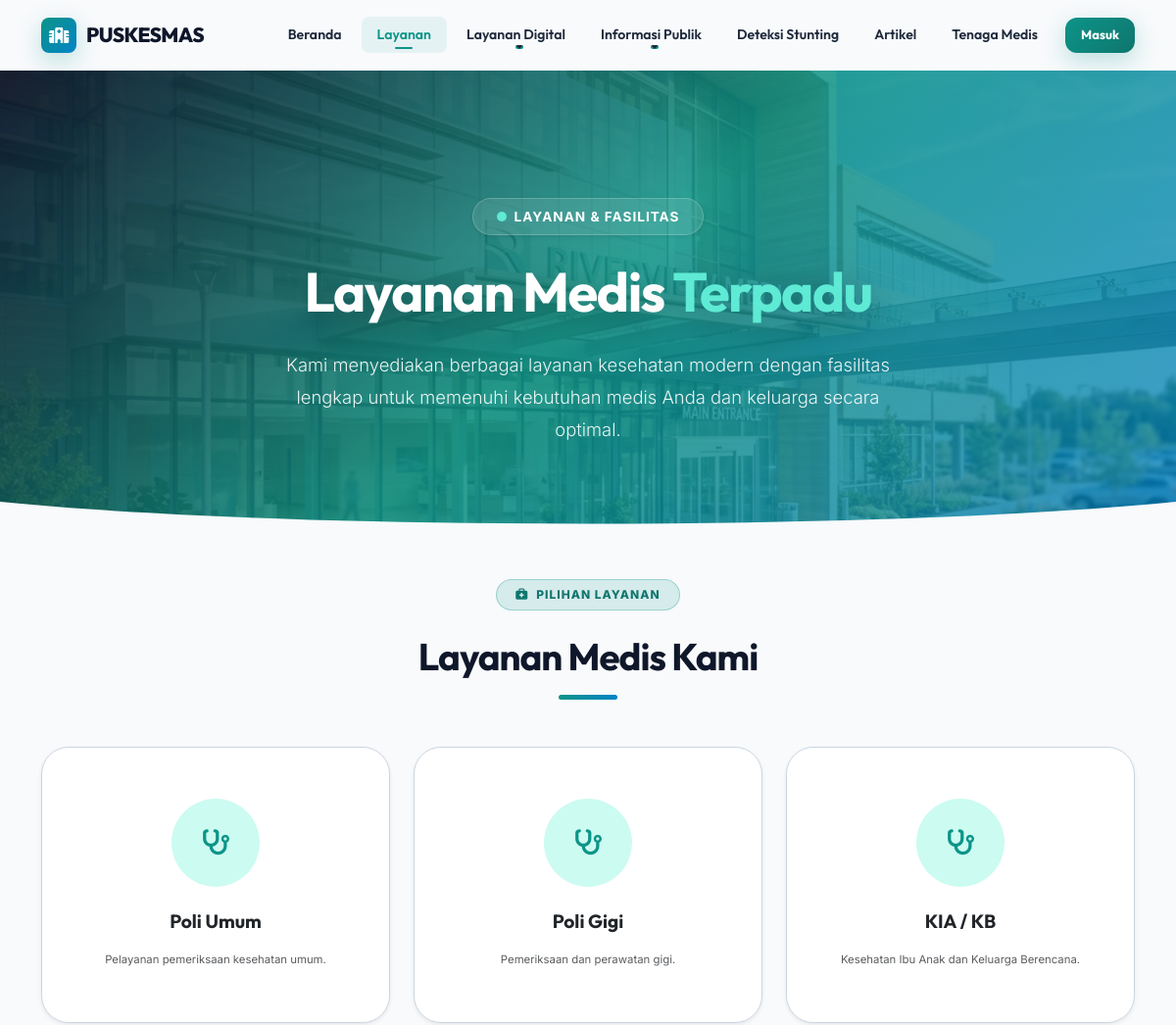
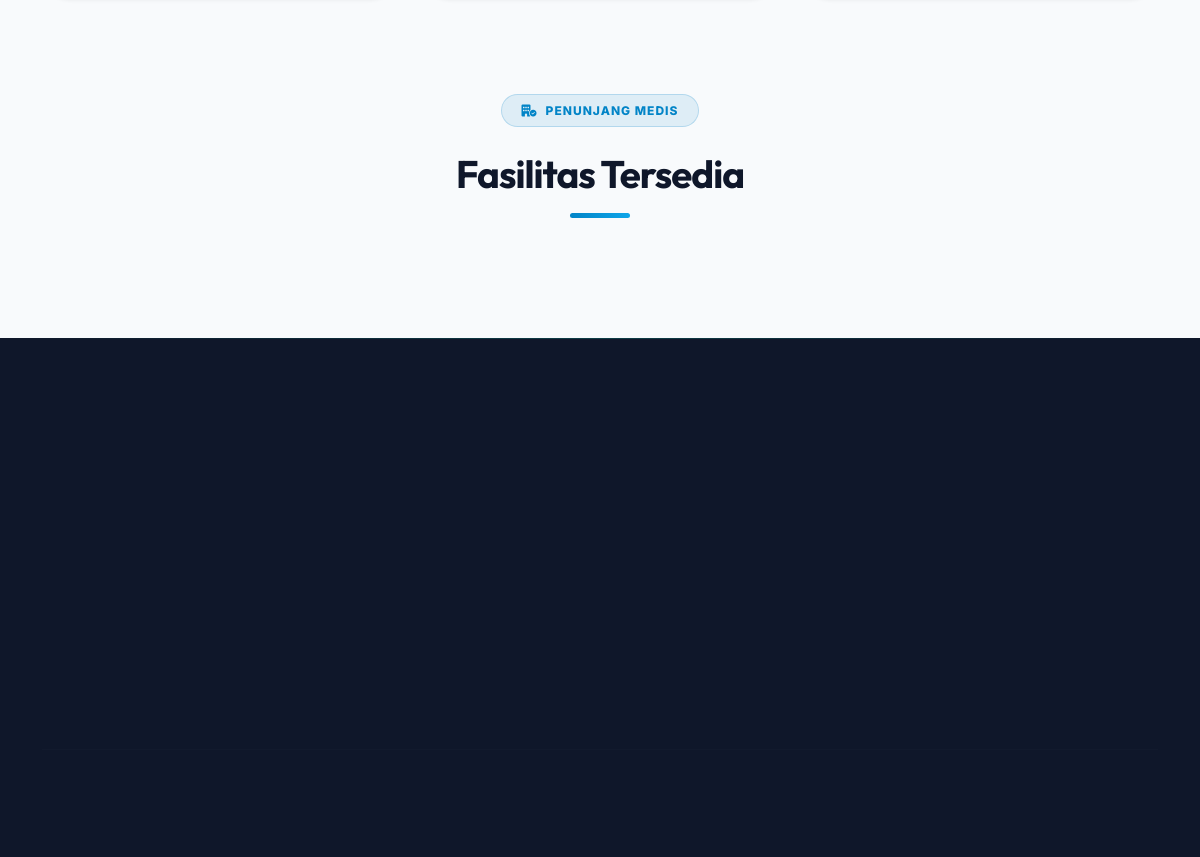
The page /index.php/layanan on the database its author committed (2 pictures, top to bottom).
### tables this page shows
CREATE TABLE `layanan` (
  `id` int(11) NOT NULL AUTO_INCREMENT,
  `nama_layanan` varchar(100) NOT NULL,
  `deskripsi` text,
  `icon` varchar(50) DEFAULT 'fas fa-stethoscope',
  PRIMARY KEY (`id`)
);

### application/controllers/Layanan.php (called while the page is built, shortened)
<?php
class Layanan extends CI_Controller {
    public function __construct() {
        $this->load->model('Layanan_model');
        $this->load->model('Fasilitas_model');
        $this->load->model('Profil_model');
    }
    public function index() {
        $data['title'] = 'Layanan & Fasilitas - Puskesmas';
        $data['profil'] = $this->Profil_model->get_profil();
        $data['layanan'] = $this->Layanan_model->get_all();
        $data['fasilitas'] = $this->Fasilitas_model->get_all();
        $this->load->view('templates/header', $data);
        $this->load->view('layanan/index', $data);
        $this->load->view('templates/footer');
    }
}

### index.php (called while the page is built, shortened)
<?php
require_once BASEPATH.'core/CodeIgniter.php';

### application/models/Layanan_model.php (called while the page is built, shortened)
<?php
class Layanan_model extends CI_Model {
    public function get_all() {
        return $this->db->get('layanan')->result_array();
    }
}

### application/views/layanan/index.php (the view, shortened to what this page needs)
<div class="container mb-5 pb-5" style="margin-top:40px;position:relative;z-index:3;">
    <div class="text-center mb-5">
        <div class="section-label mx-auto" style="display:inline-flex;"><i class="fas fa-briefcase-medical"></i> Pilihan Layanan</div>
        <h2 class="fw-bold mt-2" style="font-family:'Outfit',sans-serif;font-size:2.4rem; letter-spacing:-1px;">Layanan Medis Kami</h2>
        <div class="section-divider"></div>
    </div>
    <div class="row g-4 mb-5 stagger-parent">
        <?php foreach($layanan as $index => $l) : ?>
        <div class="col-md-4 reveal reveal-zoom" style="--delay:<?= $index; ?>;">
            <div class="card h-100 text-center p-5 border-0 shadow-sm" style="border-radius:28px !important;">
                <div class="card-body p-1">
                    <div class="layanan-icon-wrap mx-auto mb-4">
                    </div>
                    <h5 class="card-title fw-bold mb-3" style="font-family:'Outfit',sans-serif; font-size:1.2rem;"><?= $l['nama_layanan']; ?></h5>
                    <p class="card-text text-muted small lh-lg mb-0"><?= $l['deskripsi']; ?></p>
                </div>
            </div>
        </div>
        <?php endforeach; ?>
    </div>
    <div class="text-center my-5 pt-5">
        <div class="section-label mx-auto" style="display:inline-flex;background:rgba(2,132,199,.1);color:#0284c7;border-color:rgba(2,132,199,.2);">
            <i class="fas fa-building-circle-check"></i> Penunjang Medis
        </div>
        <h2 class="fw-bold mt-2" style="font-family:'Outfit',sans-serif;font-size:2.4rem; letter-spacing:-1px;">Fasilitas Tersedia</h2>
        <div class="section-divider" style="background:linear-gradient(90deg,#0284c7,#0ea5e9);"></div>
    </div>
</div>

### application/views/templates/header.php (shortened to what this page needs)
<!DOCTYPE html>
<html lang="id">
<head>
    <link href="https://cdn.jsdelivr.net/npm/bootstrap@5.3.2/dist/css/bootstrap.min.css" rel="stylesheet">
    <link rel="stylesheet" href="https://cdnjs.cloudflare.com/ajax/libs/font-awesome/6.5.0/css/all.min.css">
</head>
<body>
<nav class="navbar navbar-expand-lg sticky-top" id="mainNavbar">
    <div class="container">
        <a class="navbar-brand" href="<?= base_url(); ?>">
            <div class="brand-icon">
                <i class="fas fa-hospital-alt"></i>
            </div>
            <span>PUSKESMAS</span>
        </a>
        <div class="collapse navbar-collapse d-none d-lg-flex justify-content-end ms-4">
            <ul class="navbar-nav align-items-center gap-1">
                <li class="nav-item">
                    <a class="nav-link <?= ($this->uri->segment(1) == '' || $this->uri->segment(1) == 'home') ? 'active' : ''; ?>" href="<?= base_url(); ?>">Beranda</a>
                </li>
                <li class="nav-item">
                    <a class="nav-link <?= ($this->uri->segment(1) == 'layanan') ? 'active' : ''; ?>" href="<?= base_url('layanan'); ?>">Layanan</a>
                </li>
                <li class="nav-item dropdown">
                    <a class="nav-link dropdown-toggle <?= in_array($this->uri->segment(1), ['layananonline','uhc','reaktivasi']) && !in_array($this->uri->segment(2), ['riwayat','detail']) ? 'active' : ''; ?>" href="#" role="button" data-bs-toggle="dropdown" aria-expanded="false">
                        Layanan Digital
                    </a>
                </li>
                <li class="nav-item dropdown">
                    <a class="nav-link dropdown-toggle <?= in_array($this->uri->segment(1), ['alurpelayanan','tarif','pengaduan']) ? 'active' : ''; ?>" href="#" role="button" data-bs-toggle="dropdown" aria-expanded="false">
                        Informasi Publik
                    </a>
                </li>
                <li class="nav-item">
                    <a class="nav-link <?= ($this->uri->segment(1) == 'deteksi') ? 'active' : ''; ?>" href="<?= base_url('deteksi/stunting'); ?>">Deteksi Stunting</a>
                </li>
                <li class="nav-item">
                    <a class="nav-link <?= ($this->uri->segment(1) == 'artikel') ? 'active' : ''; ?>" href="<?= base_url('artikel'); ?>">Artikel</a>
                </li>
                <li class="nav-item">
                    <a class="nav-link <?= ($this->uri->segment(1) == 'tenaga') ? 'active' : ''; ?>" href="<?= base_url('tenaga'); ?>">Tenaga Medis</a>
                </li>
                <?php if($this->session->userdata('admin_logged_in')): ?>
                <li class="nav-item dropdown ms-2">
                    <a class="nav-link dropdown-toggle" href="#" role="button" data-bs-toggle="dropdown" style="background:rgba(13,148,136,.12);border-radius:12px;font-weight:600;color:var(--primary)!important;">
                        Admin (<?= $this->session->userdata('nama_lengkap') ?: 'Admin'; ?>)
                    </a>
                    <ul class="dropdown-menu dropdown-menu-end border-0 shadow-lg" style="border-radius:14px; padding:.4rem; font-size:var(--fs-body);">
                        <li><a class="dropdown-item rounded-3 py-2 px-3" href="<?= base_url('dashboard'); ?>">Dashboard Admin</a></li>
                        <li><a class="dropdown-item rounded-3 py-2 px-3" href="<?= base_url('adminuser'); ?>">Data Pengguna</a></li>
                        <li><hr class="dropdown-divider my-1"></li>
                        <li><a class="dropdown-item rounded-3 py-2 px-3 text-danger" href="<?= base_url('auth/logout'); ?>">Logout</a></li>
                    </ul>
                </li>
                <?php else: ?>
                <li class="nav-item ms-2">
                    <a class="btn btn-premium px-3 py-2" href="<?= base_url('auth/login'); ?>" style="font-size:var(--fs-body);">
                        Masuk
                    </a>
                </li>
                <?php endif; ?>
            </ul>
        </div>
    </div>
</nav>
<div class="toast-container position-fixed top-0 end-0 p-3" style="z-index: 9999;" id="globalToastContainer">
</div>
<?php
$page = $this->uri->segment(1);
$hero_label = '';
$hero_title = '';
$hero_desc  = '';
if ($page == 'home') {
    $hero_label = 'Pelayanan Kesehatan Terakreditasi Paripurna';
    $hero_title = isset($profil['nama_puskesmas']) ? $profil['nama_puskesmas'] : 'Puskesmas';
    $hero_desc  = 'Menghadirkan standar pelayanan medis modern dengan sentuhan empati dan teknologi digital untuk kesehatan Anda dan keluarga.';
} elseif ($page == 'layanan') {
    $hero_label = 'Layanan & Fasilitas';
    $hero_title = 'Layanan Medis <span style="color:#5eead4;"> Terpadu </span>';
    $hero_desc  = 'Kami menyediakan berbagai layanan kesehatan modern dengan fasilitas lengkap untuk memenuhi kebutuhan medis Anda dan keluarga secara optimal.';
} elseif ($page == 'alurpelayanan' && $this->uri->segment(2) == 'poli') {
    $hero_label = 'Standar Pelayanan Klinis';
    $hero_title = 'Alur Pelayanan <span style="color:#5eead4;">Ruang Poli Medis</span>';
    $hero_desc  = 'Panduan alur, sasaran, dan tindakan medis terpadu pada setiap ruang poli di Puskesmas.';
} elseif ($page == 'alurpelayanan') {
    $hero_label = 'Standar Pelayanan Publik';
    $hero_title = 'Alur Pendaftaran &amp; <span style="color:#5eead4;">Pelayanan Pasien</span>';
    $hero_desc  = 'Panduan resmi tahapan alur pendaftaran pasien dan alur berobat terpadu di Puskesmas.';
} elseif ($page == 'tarif') {
    $hero_label = 'Transparansi Tarif';
    $hero_title = 'Biaya &amp; <span style="color:#5eead4;">Tarif Layanan</span>';
    $hero_desc  = 'Informasi resmi tarif retribusi pelayanan kesehatan Puskesmas. Gratis untuk seluruh peserta aktif BPJS Kesehatan / KIS / UHC.';
} elseif ($page == 'pengaduan') {
    $hero_label = 'Layanan Aspirasi &amp; Pengaduan';
    $hero_title = 'Alur <span style="color:#5eead4;">Pengaduan</span> Masyarakat';
    $hero_desc  = 'Kanal resmi penyampaian saran, aspirasi, dan pengaduan secara online maupun offline untuk perbaikan mutu pelayanan.';
} elseif ($page == 'tenaga') {
    $hero_label = 'Tim Profesional Medis';
    $hero_title = 'Dedikasi Untuk <span style="color:#5eead4;">Kesehatan</span> Anda';
    $hero_desc  = 'Berkenalan dengan tim medis kami yang berpengalaman, bersertifikasi, dan siap memberikan pelayanan kesehatan terbaik dengan sepenuh hati.';
} elseif ($page == 'deteksi') {
    $hero_label = 'Program Prioritas Kesehatan';
    $hero_title = 'Deteksi Dini <span style="color:#5eead4;">Stunting</span>';
    $hero_desc  = 'Gunakan kalkulator pintar kami berbasis standar WHO untuk memantau status gizi dan pertumbuhan anak Anda sejak dini.';
} elseif ($page == 'layananonline' && !$this->uri->segment(2)) {
    $hero_label = 'Digital Healthcare';
    $hero_title = 'Akses Layanan <span style="color:#5eead4;">Dari Rumah</span>';
    $hero_desc  = 'Konsultasikan keluhan kesehatan Anda dan atur pengingat kontrol rutin secara online dengan mudah, cepat, dan aman.';
} elseif ($page == 'layananonline' && $this->uri->segment(2)) {
    $hero_label = 'Digital Healthcare';
    $hero_title = isset($title) ? explode(' -', $title)[0] : 'Layanan Online';
    $hero_desc  = 'Kemudahan akses kesehatan masyarakat dalam satu genggaman.';
} elseif ($page == 'uhc') {
    $hero_label = 'Layanan Digital';
    $hero_title = 'Usulan <span style="color:#5eead4;">UHC</span>';
    $hero_desc  = 'Ajukan permohonan Universal Health Coverage secara online untuk mendapatkan jaminan kesehatan.';
} elseif ($page == 'reaktivasi') {
    $hero_label = 'Layanan Digital';
    $hero_title = 'Reaktivasi <span style="color:#5eead4;">Dinas Sosial</span>';
    $hero_desc  = 'Ajukan reaktivasi layanan Dinas Sosial secara online dengan mudah dan cepat.';
} else {
    $hero_label = 'Puskesmas';
    $hero_title = isset($title) ? explode(' -', $title)[0] : 'Halaman';
    $hero_desc  = '';
}
?>
<?php if(!in_array($page, ['auth', 'admin'])): ?>
<div class="position-relative text-center text-white hero-page-section" style="overflow:hidden; background: url('<?= base_url('assets/img/hero-bg.png'); ?>') center/cover no-repeat;">
    <div class="position-absolute top-0 start-0 w-100 h-100" style="background: linear-gradient(135deg, rgba(15,23,42,0.95) 0%, rgba(13,148,136,0.85) 50%, rgba(2,132,199,0.75) 100%); z-index: 0;"></div>
    <div class="container hero-content reveal reveal-zoom position-relative" style="z-index: 2;">
        <?php if($hero_label): ?>
        <div class="d-inline-flex align-items-center gap-2 px-4 py-2 rounded-pill mb-4 shadow-sm" style="background:rgba(255,255,255,.1); border:1px solid rgba(255,255,255,.2); backdrop-filter:blur(12px);">
            <span class="status-dot-inner" style="background:#5eead4; width:10px; height:10px; border-radius:50%; display:inline-block; animation: pulse-glow 2s infinite;"></span>
            <span style="font-weight:700; font-size:.85rem; letter-spacing:1px; text-transform:uppercase;"><?= $hero_label; ?></span>
        </div>
        <?php endif; ?>
        <h1 class="display-4 fw-bold text-white mb-4" style="font-family:'Outfit',sans-serif; letter-spacing:-1.5px; text-shadow:0 10px 40px rgba(0,0,0,0.4);">
            <?= $hero_title; ?>
        </h1>
        <?php if($hero_desc): ?>
        <p class="lead fw-light mx-auto" style="opacity:.9; max-width:650px; line-height:1.8; font-size:1.15rem;">
            <?= $hero_desc; ?>
        </p>
        <?php endif; ?>
    </div>
    <div class="position-absolute bottom-0 start-0 w-100" style="line-height: 0; transform: translateY(1px); z-index: 1;">
        <svg viewBox="0 0 1440 120" fill="none" xmlns="http://www.w3.org/2000/svg" preserveAspectRatio="none" style="width:100%; height:60px;">
            <path d="M0,120 L1440,120 L1440,40 C1080,100 360,100 0,40 Z" fill="#f8fafc"></path>
        </svg>
    </div>
</div>
<?php endif; ?>

### application/views/templates/footer.php (shortened to what this page needs)
<footer class="footer-premium mt-auto">
    <div class="container">
        <div class="row g-5">
        </div>
        <hr class="footer-divider my-5">
    </div>
</footer>
</body>
</html>

### application/views/layanan/index.php (style rules this page uses)
.layanan-icon-wrap { width: 90px; height: 90px; background: var(--primary-light); border-radius: 50%; display: flex; align-items: center; justify-content: center; color: var(--primary); transition: all .4s cubic-bezier(.4, 0, .2, 1); }

### application/views/templates/footer.php (style rules this page uses)
.footer-divider { border-color: rgba(255,255,255,.05); }

### rows shown on the page
layanan: $index 0 (drawn), nama_layanan "Poli Umum", deskripsi "Pelayanan pemeriksaan kesehatan umum."
layanan: $index 1 (drawn), nama_layanan "Poli Gigi", deskripsi "Pemeriksaan dan perawatan gigi."
layanan: $index 2 (drawn), nama_layanan "KIA / KB", deskripsi "Kesehatan Ibu Anak dan Keluarga Berencana."

### other values the page prints
$hero_label "LAYANAN & FASILITAS"
$hero_desc "Kami menyediakan berbagai layanan kesehatan modern dengan fasilitas lengkap untuk memenuhi kebutuhan medis Anda dan keluarga secara optimal."
